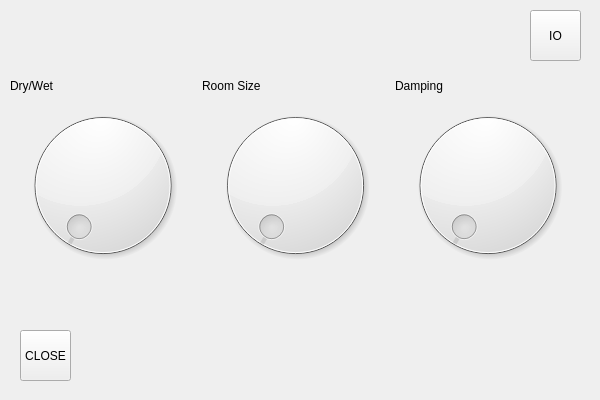
<?xml version="1.0" encoding="UTF-8"?>
<ui version="4.0">
 <class>DialogReverb1</class>
 <widget class="QDialog" name="DialogReverb1">
  <property name="geometry">
   <rect>
    <x>0</x>
    <y>0</y>
    <width>600</width>
    <height>400</height>
   </rect>
  </property>
  <property name="windowTitle">
   <string>Dialog</string>
  </property>
  <widget class="QToolButton" name="tBtnClose">
   <property name="geometry">
    <rect>
     <x>20</x>
     <y>330</y>
     <width>51</width>
     <height>51</height>
    </rect>
   </property>
   <property name="text">
    <string>CLOSE</string>
   </property>
  </widget>
  <widget class="QToolButton" name="toolButton_2">
   <property name="geometry">
    <rect>
     <x>530</x>
     <y>10</y>
     <width>51</width>
     <height>51</height>
    </rect>
   </property>
   <property name="text">
    <string>IO</string>
   </property>
   <property name="checkable">
    <bool>true</bool>
   </property>
  </widget>
  <widget class="QWidget" name="horizontalLayoutWidget">
   <property name="geometry">
    <rect>
     <x>10</x>
     <y>70</y>
     <width>571</width>
     <height>31</height>
    </rect>
   </property>
   <layout class="QHBoxLayout" name="horizontalLayout">
    <item>
     <widget class="QLabel" name="lblGain">
      <property name="text">
       <string>Dry/Wet</string>
      </property>
     </widget>
    </item>
    <item>
     <widget class="QLabel" name="lblDepth">
      <property name="text">
       <string>Room Size</string>
      </property>
     </widget>
    </item>
    <item>
     <widget class="QLabel" name="lblCutoff">
      <property name="text">
       <string>Damping</string>
      </property>
     </widget>
    </item>
   </layout>
  </widget>
  <widget class="QWidget" name="gridLayoutWidget">
   <property name="geometry">
    <rect>
     <x>10</x>
     <y>100</y>
     <width>571</width>
     <height>171</height>
    </rect>
   </property>
   <layout class="QGridLayout" name="gridLayout">
    <item row="0" column="1">
     <widget class="QDial" name="dialRoomSize"/>
    </item>
    <item row="0" column="2">
     <widget class="QDial" name="dialDamping"/>
    </item>
    <item row="0" column="0">
     <widget class="QDial" name="dialDryWet"/>
    </item>
   </layout>
  </widget>
 </widget>
 <resources/>
 <connections/>
</ui>
